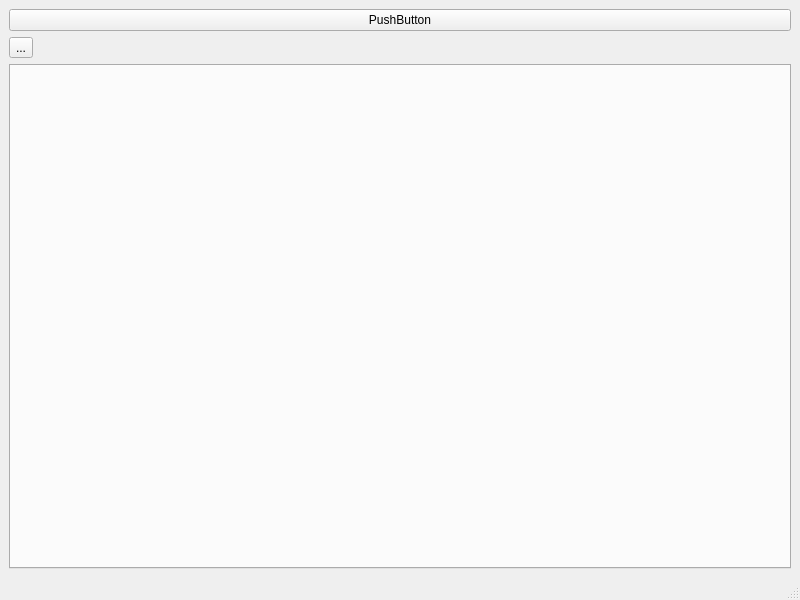
<?xml version="1.0" encoding="UTF-8"?>
<ui version="4.0">
 <class>MainWindow</class>
 <widget class="QMainWindow" name="MainWindow">
  <property name="geometry">
   <rect>
    <x>0</x>
    <y>0</y>
    <width>800</width>
    <height>600</height>
   </rect>
  </property>
  <property name="windowTitle">
   <string>MainWindow</string>
  </property>
  <widget class="QWidget" name="centralwidget">
   <layout class="QVBoxLayout" name="verticalLayout">
    <item>
     <widget class="QPushButton" name="pushButton">
      <property name="text">
       <string>PushButton</string>
      </property>
     </widget>
    </item>
    <item>
     <widget class="QToolButton" name="toolButton">
      <property name="text">
       <string>...</string>
      </property>
     </widget>
    </item>
    <item>
     <widget class="TabWidget" name="tabWidget">
      <property name="currentIndex">
       <number>-1</number>
      </property>
     </widget>
    </item>
   </layout>
  </widget>
  <widget class="QMenuBar" name="menubar">
   <property name="geometry">
    <rect>
     <x>0</x>
     <y>0</y>
     <width>800</width>
     <height>22</height>
    </rect>
   </property>
  </widget>
  <widget class="QStatusBar" name="statusbar"/>
 </widget>
 <customwidgets>
  <customwidget>
   <class>TabWidget</class>
   <extends>QTabWidget</extends>
   <header>tabwidget.h</header>
   <container>1</container>
  </customwidget>
 </customwidgets>
 <resources/>
 <connections/>
</ui>
